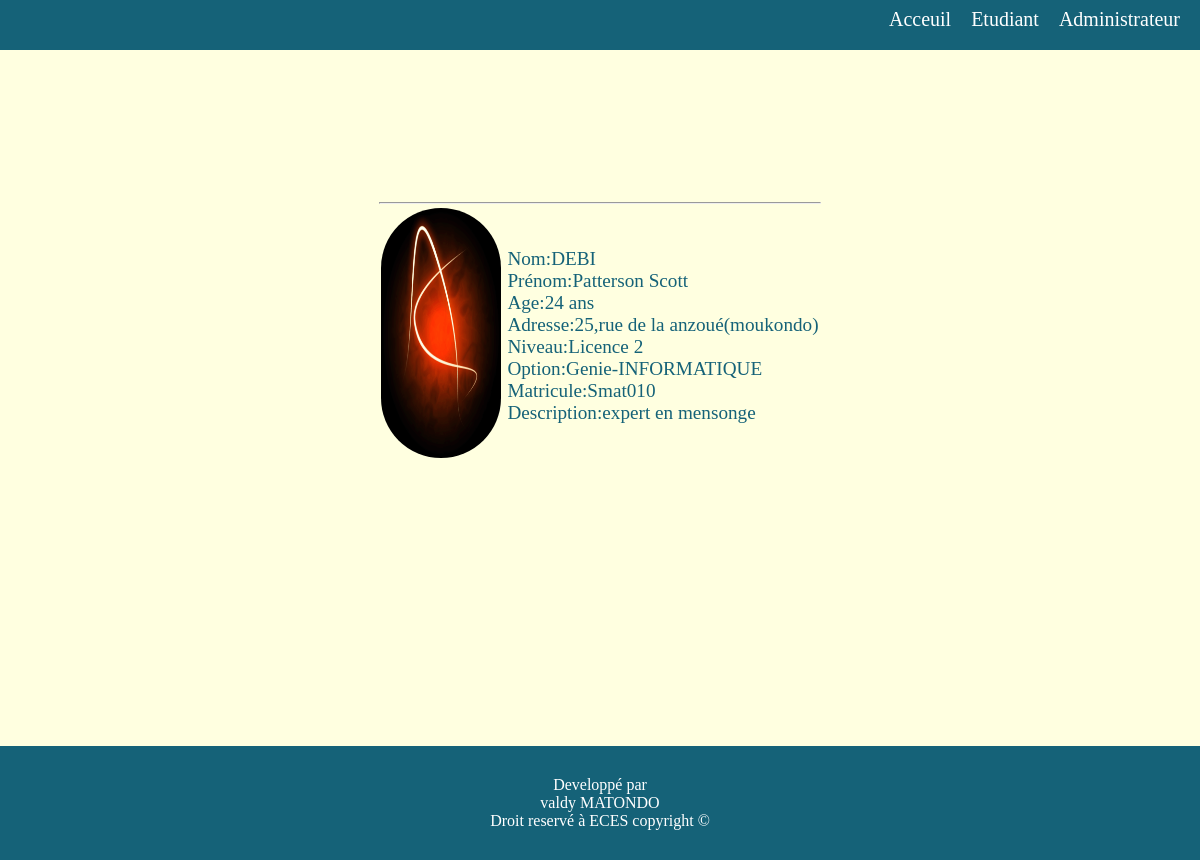
/profiles/5, run on the app's committed database.
### ECES_ETUDIANTS/models.py (models this page shows, shortened)
class Etudiant(models.Model):
	Nom=models.CharField(max_length=15)
	Prénom=models.CharField(max_length=15)
	Age=models.CharField(max_length=10)
	Adresse=models.CharField(max_length=30)
	Niveau=models.CharField(max_length=15)
	Option=models.CharField(max_length=25)
	Matricule=models.CharField(max_length=8,unique=True)
	Description=models.TextField()
	photos=models.FileField(upload_to="photo")
	class Meta:
 		ordering=('Matricule','Nom')

### ECES_ETUDIANTS/views.py (the view)
# urls.py: path('profiles/<int:pk>',views.profiles,name="profiles"),
def profiles(request,pk):
	vue=Etudiant.objects.get(pk=pk)
	return render(request,"pages/profiles.html",{'object':vue})

### ECES_ETUDIANTS/templates/pages/profiles.html
{% extends 'mise en page/base.html' %}
{% block content %}
<table border="10"  class ="profiles">
<tr>
	<th colspan="2"></th>
</tr>
<tr>
		<td>
<img src="{{object.photos.url}}"><br/>
		</td>
	<td>
Nom:{{object.Nom}}<br/>
Prénom:{{object.Prénom}}<br/>
Age:{{object.Age}}<br/>
Adresse:{{object.Adresse}}<br/>
Niveau:{{object.Niveau}}<br/>
Option:{{object.Option}}<br/>
Matricule:{{object.Matricule}}<br/>
Description:{{object.Description}}<br/>
	</td>
</tr>
</table>
{% endblock %}

### static/css/index.css (style rules this page uses)
td { font-size: 1.2em; border-radius: 200px; }
table { margin: 50px; }
td { padding: 2px; font-family: Goudy old style; color:#156278; }
body { background-color:lightyellow; }
* { margin: 0; padding: 0; }
img { border-radius: 250px; width: 80px; height: 50px; }
.profiles { margin: 150px auto; border: 0; }
.profiles td { border: 0px; }
.profiles img { border-radius: 200px; width: 120px; height: 250px; }

### data on the page
Etudiant: photos (picture), Nom "DEBI", Prénom "Patterson Scott", Age "24 ans", Adresse "25,rue de la anzoué(moukondo)", Niveau "Licence 2", Option "Genie-INFORMATIQUE", Matricule "Smat010", Description "expert en mensonge"
